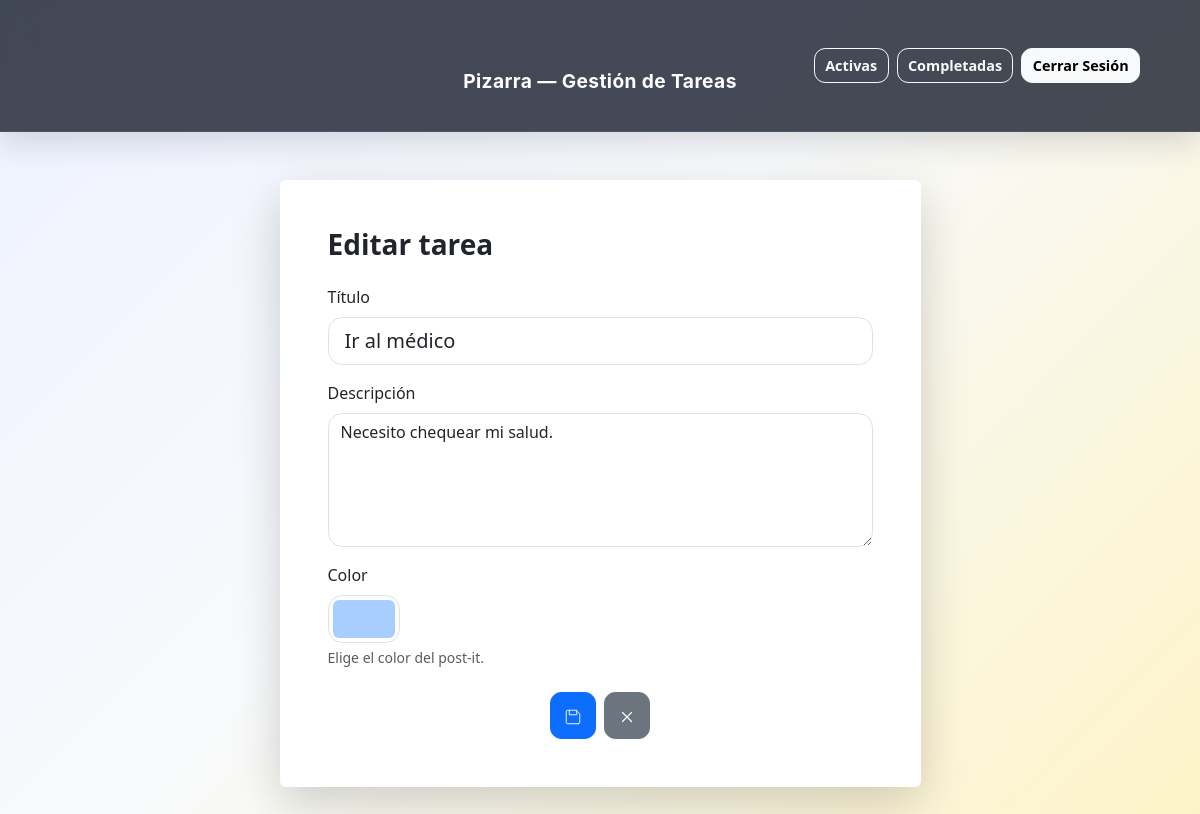
/task/23/edit/ (signed in), run on the app's committed database.
### tareas/models.py (models this page shows, shortened)
class Task(models.Model):
    class Status(models.TextChoices):
        PENDING = 'pending', 'Pendiente'
        COMPLETED = 'completed', 'Completada'
    user = models.ForeignKey(settings.AUTH_USER_MODEL, on_delete=models.CASCADE, related_name='tasks')
    title = models.CharField(max_length=120)
    description = models.TextField(blank=True)
    color = models.CharField(max_length=7, default='#ffeaa7')
    status = models.CharField(max_length=20, choices=Status.choices, default=Status.PENDING)
    created_at = models.DateTimeField(auto_now_add=True)
    completed_at = models.DateTimeField(null=True, blank=True)
    class Meta:
        ordering = ['-created_at']

### tareas/views.py (the view)
# urls.py: path('task/<int:pk>/edit/', views.task_update, name='task_update'),
@login_required
def task_update(request, pk):
    task = get_object_or_404(Task, pk=pk, user=request.user)
    if task.status == Task.Status.COMPLETED:
        messages.info(request, 'Las tareas completadas no se pueden editar.')
        return redirect('completed')
    form = TaskForm(request.POST or None, instance=task)
    if request.method == 'POST' and form.is_valid():
        form.save()
        messages.success(request, 'Tarea actualizada.')
        return redirect('dashboard' if task.status == Task.Status.PENDING else 'completed')
    return render(request, 'task_form.html', {'form': form, 'title': 'Editar tarea', 'action': 'Guardar cambios', 'back_url': 'completed' if task.status == Task.Status.COMPLETED else 'dashboard'})

### tareas/forms.py (shortened to what this page needs)
class TaskForm(forms.ModelForm):
    class Meta:
        model = Task
        fields = ('title', 'description', 'color')
        widgets = {
            'title': forms.TextInput(attrs={'class': 'form-control form-control-lg', 'placeholder': 'Título de la tarea'}),
            'description': forms.Textarea(attrs={'class': 'form-control', 'rows': 5, 'placeholder': 'Describe la tarea'}),
            'color': forms.TextInput(attrs={'type': 'color', 'class': 'form-control form-control-color'}),
        }

### templates/task_form.html (shortened to what this page needs)
{% extends 'base.html' %}
{% block content %}
<div class="row justify-content-center">
  <div class="col-12 col-lg-8 col-xl-7">
    <div class="card border-0 shadow-lg">
      <div class="card-body p-4 p-md-5">
        <h1 class="h3 fw-bold mb-4">{{ title }}</h1>
        <form method="post">
          <div class="mb-3">
            <label class="form-label">Título</label>
            {{ form.title }}
          </div>
          <div class="mb-3">
            <label class="form-label">Descripción</label>
            {{ form.description }}
          </div>
          <div class="mb-4">
            <label class="form-label d-block">Color</label>
            {{ form.color }}
            <div class="form-text">Elige el color del post-it.</div>
          </div>
          <div class="d-flex justify-content-center gap-2">
            <button type="submit" class="btn btn-primary btn-lg app-btn" aria-label="Guardar">
                          <svg xmlns="http://www.w3.org/2000/svg" width="18" height="18" viewBox="0 0 24 24" fill="none" aria-hidden="true"><path d="M19 21H5a2 2 0 0 1-2-2V5a2 2 0 0 1 2-2h11l5 5v11a2 2 0 0 1-2 2zM17 3v6H7V3" stroke="#fff" stroke-width="1.2" stroke-linecap="round" stroke-linejoin="round"/></svg>
            </button>
            <a class="btn btn-secondary btn-lg app-btn" href="{% url back_url %}" aria-label="Cancelar">
                          <svg xmlns="http://www.w3.org/2000/svg" width="18" height="18" viewBox="0 0 24 24" fill="none" aria-hidden="true"><path d="M6 6l12 12M6 18L18 6" stroke="currentColor" stroke-width="1.6" stroke-linecap="round" stroke-linejoin="round"/></svg>
            </a>
          </div>
        </form>
      </div>
    </div>
  </div>
</div>
{% endblock %}

### static/css/style.css (style rules this page uses)
:root { --board-bg: linear-gradient(135deg, #eef2ff 0%, #f8fafc 45%, #fef3c7 100%); }
body { min-height: 100vh; background: var(--board-bg); color: #1f2937; }
.auth-form .form-control, .auth-form .form-control:focus, .card .form-control, .card .form-control:focus { border-radius: 0.9rem; box-shadow: none; }
input[type="color"].form-control-color { width: 4.5rem; height: 3rem; padding: .25rem; }
.app-btn { border-radius: .7rem; padding:.45rem .8rem; font-weight:600; transition: transform .06s ease, box-shadow .12s ease; }
.app-btn { border-radius: .7rem; padding:.45rem .8rem; font-weight:600; }

### data on the page
Task: title "Ir al médico", description "Necesito chequear mi salud.", color "#a8ceff"

### other printed values
{{ title }} "Editar tarea"
